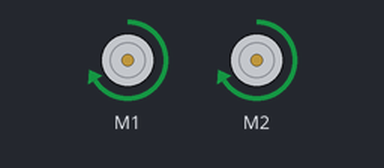
The sketch below on a simulated Arduino Uno, built with avr-gcc and run on an emulated ATmega328P. On the bench: 2 × DC motor (green arrow = forward, orange = backward, longer = faster).

Above: at 0.1 s.
Timing chart, 0 to 1.6 s (numbered marks = the images above):
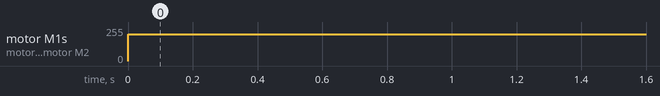

Measured:
- by itself, motor M1, motor M2: stopped → forward 200/255 at 0.00 s

The sketch:

_02_TestePonteH.ino
```cpp
//obrigatoriamente, deve-se fazer referência à biblioteca da placa
#include <AFMotor.h>

AF_DCMotor motorEsquerdo(1); //define o motor esquerdo na posição M1
AF_DCMotor motorDireito(2); //define o motor direito na posição M2

void setup(){
    //setSpeed = comando para definir a velocidade que o moter deverá girar
    //pode variar entre 0 (parado) a 255 (velocidade total)
    motorEsquerdo.setSpeed(200);
    motorDireito.setSpeed(200);

    //run = comando para mover/parar o motor
    //neste momento serve apenas pra inicializá-lo sem que gire
    motorEsquerdo.run(RELEASE);
    motorDireito.run(RELEASE);
}

void loop()
{
  //Gira o motor esquerdo "para frente" (sentido anti-horário)
  motorEsquerdo.run(FORWARD);

  //Gira o motor direito "para frente" (sentido horário)
  motorDireito.run(FORWARD);
}
```
